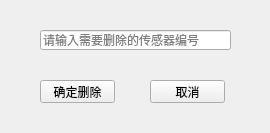
<?xml version="1.0" encoding="UTF-8"?>
<ui version="4.0">
 <class>del_sensor</class>
 <widget class="QWidget" name="del_sensor">
  <property name="geometry">
   <rect>
    <x>0</x>
    <y>0</y>
    <width>270</width>
    <height>133</height>
   </rect>
  </property>
  <property name="windowTitle">
   <string>Form</string>
  </property>
  <widget class="QLineEdit" name="lineEdit">
   <property name="geometry">
    <rect>
     <x>40</x>
     <y>30</y>
     <width>191</width>
     <height>20</height>
    </rect>
   </property>
   <property name="placeholderText">
    <string>请输入需要删除的传感器编号</string>
   </property>
  </widget>
  <widget class="QPushButton" name="pushButton">
   <property name="geometry">
    <rect>
     <x>40</x>
     <y>80</y>
     <width>75</width>
     <height>23</height>
    </rect>
   </property>
   <property name="text">
    <string>确定删除</string>
   </property>
  </widget>
  <widget class="QPushButton" name="pushButton_2">
   <property name="geometry">
    <rect>
     <x>150</x>
     <y>80</y>
     <width>75</width>
     <height>23</height>
    </rect>
   </property>
   <property name="text">
    <string>取消</string>
   </property>
  </widget>
 </widget>
 <resources/>
 <connections/>
</ui>
